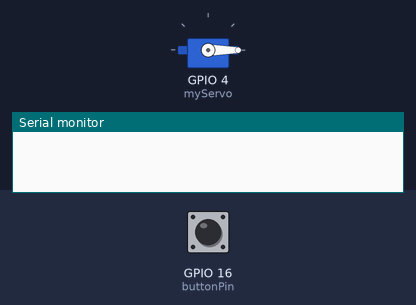
A sketch run on a simulated ESP32. On the bench: servo, the last lines printed to the serial monitor. The inputs (shaded band) are chosen by the test bench; at power-on: GPIO 16 (buttonPin) HIGH. Random numbers use the default seed unless the sketch sets one.

Above: at 2.8 s.
2.9 s: GPIO 16 (buttonPin) pulled LOW for 0.15 s
At 4.1 s:
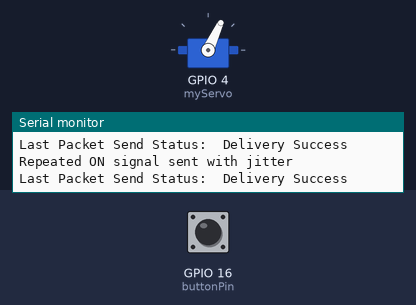
4.5 s: GPIO 16 (buttonPin) pulled LOW for 1 s
Timing chart, 0 to 7.5 s (numbered marks = the images above; inputs shaded):
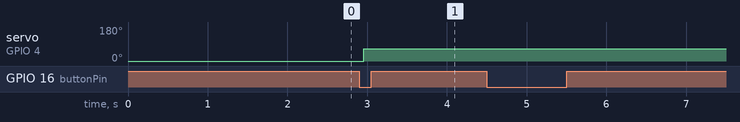

The sketch:

button.ino
```cpp
//This code is for the button systems part of the automated dust collection system
//These are referred to as system 2 and system 6.
//When a button is pressed, the servo turns on and the
//ON signal is sent to the reciever ESP32. When the button is pressed again,
//the ON signal is no longer sent to the reciever and
//the grace period begins. Once this grace period is over, the servo closes
//and an OFF signal is sent to the reciever ESP32.
//By Vika Vorona
//Final version created 06/19/2025
//vorona.1@osu.edu

#include <ESP32Servo.h>
#include <esp_now.h>
#include <WiFi.h>

// === Servo Setup ===
Servo myServo;

// === Receiver MAC Address ===
uint8_t broadcastAddress[] = {0x6C, 0xC8, 0x40, 0x35, 0x0B, 0x60}; //specific to the reciever ESP32

// === Data Structure ===
typedef struct struct_message {
  int id;  //id of the sender
  int x;  // 1 = ON, 0 = OFF
  int y;  // currently unused, for potential added functionality
} struct_message;

struct_message myData;
esp_now_peer_info_t peerInfo;

// === Button & State ===
const int buttonPin = 16;    //pin for input button
bool toolState = false;      //tracks current state of tool
int lastButtonState = HIGH;

// === Grace Period Config ===
unsigned long gracePeriodMillis = 60000;  //<-- Change this to adjust OFF delay
unsigned long offRequestTime = 0;         //time when off was requested
bool offPending = false;

// === Startup delay config ===
const unsigned long startupDelayMillis = 2000; //startup delay
unsigned long startTime;

// === Retry config ===
const int maxRetries = 3;   //max number of resend attemps
int sendRetryCount = 0;
bool sendPending = false;
uint8_t* lastSendData = nullptr;
size_t lastSendSize = 0;

// === Jitter Protection ===
bool lastStableToolState = false;  //used to avoid false toggles

// === Jittered Repeated ON Send Setup ===
unsigned long lastSendTime = 0;
unsigned long nextSendDelay = 0;
const unsigned long minJitterMillis = 300;  //minimum jitter delay (ms)
const unsigned long maxJitterMillis = 700;  //maximum jitter delay (ms)

//send callback to track success/failure
void OnDataSent(const uint8_t *mac_addr, esp_now_send_status_t status) {
  Serial.print("\r\nLast Packet Send Status:\t");
  if (status == ESP_NOW_SEND_SUCCESS) {   //check if send was successful
    Serial.println("Delivery Success");
    sendRetryCount = 0;
    sendPending = false;  //clear retry flag on success
  } else {
    Serial.println("Delivery Fail");
    if (sendRetryCount < maxRetries) {
      sendRetryCount++;
      Serial.printf("Retrying send #%d...\n", sendRetryCount);
      esp_now_send(broadcastAddress, lastSendData, lastSendSize);
    } else {
      Serial.println("Max retries reached, giving up.");
      sendRetryCount = 0;
      sendPending = false;
    }
  }
}

//wrapper to send with retry logic
void sendWithRetry(uint8_t* data, size_t size) {
  lastSendData = data;
  lastSendSize = size;
  sendRetryCount = 0;
  sendPending = true;
  esp_now_send(broadcastAddress, data, size);   //sending the data using espnow
}

void setup() {
  Serial.begin(115200);  //for debugging ofc

  // === Setup Servo ===
  myServo.attach(4, 500, 2500);  //servo connected to pin 4, but be PWM capable
  myServo.write(0);  //start closed

  // === Setup Button ===
  pinMode(buttonPin, INPUT_PULLUP);  //using internal pullup resistor

  // === Setup WiFi & ESP-NOW ===
  WiFi.mode(WIFI_STA); //wifi to station mode

  if (esp_now_init() != ESP_OK) {
    Serial.println("Error initializing ESP-NOW");
    return;
  }

  esp_now_register_send_cb(OnDataSent);  //send callback for when data is sent

  memcpy(peerInfo.peer_addr, broadcastAddress, 6); //copying mac address into peerInfo
  peerInfo.channel = 0;   //set communication channel
  peerInfo.encrypt = false;  //encryption disabled

  if (esp_now_add_peer(&peerInfo) != ESP_OK) {   //adding peer to espnow
    Serial.println("Failed to add peer");
    return;
  }

  myData.id = 6;   //device id for system (2 or 6)
  myData.y = 0;

  //record start time for startup delay
  startTime = millis();
}

void loop() {
  //wait for startup delay before allowing button to act
  if (millis() - startTime < startupDelayMillis) {
    delay(10);
    return;
  }

  int currentButtonState = digitalRead(buttonPin);

  //button just pressed
  if (lastButtonState == HIGH && currentButtonState == LOW) {
    delay(50);  //debounce
    if (digitalRead(buttonPin) == LOW) {
      toolState = !toolState;

      if (toolState) {
        // === Turn ON  ===
        myData.x = 1;  //set data to ON
        sendWithRetry((uint8_t *)&myData, sizeof(myData));
        myServo.write(65);  //open servo angle
        Serial.println("Tool state sent: ON");
        Serial.println("Servo: OPEN");
        offPending = false; //cancel any pending OFF

        //initialize jitter timers on turning ON
        lastSendTime = millis();
        nextSendDelay = random(minJitterMillis, maxJitterMillis);
      } else {
        // === Turn OFF after grace period ===
        offRequestTime = millis();
        offPending = true;
        Serial.println("Tool OFF requested, waiting grace period...");
      }
    }
  }

  // === Jittered repeated ON send while toolState is ON ===
  if (toolState) {
    if (millis() - lastSendTime >= nextSendDelay) {
      myData.x = 1;  //ON signal
      sendWithRetry((uint8_t *)&myData, sizeof(myData));
      Serial.println("Repeated ON signal sent with jitter");
      lastSendTime = millis();
      nextSendDelay = random(minJitterMillis, maxJitterMillis);
    }
  } else {
    //reset timers when tool is OFF
    lastSendTime = 0;
    nextSendDelay = 0;
  }

  //handle delayed OFF
  if (offPending && millis() - offRequestTime >= gracePeriodMillis) {
    //check if state stayed off during grace period (jitter protection)
    if (!toolState && !lastStableToolState) {
      myData.x = 0;
      sendWithRetry((uint8_t *)&myData, sizeof(myData)); //send off message
      myServo.write(0);  //servo closed angle
      Serial.println("Tool state sent: OFF");
      Serial.println("Servo: CLOSED");
      offPending = false;
    } else {
      Serial.println("OFF canceled due to reactivation during grace period");
      offPending = false;
    }
  }

  lastStableToolState = toolState;  //remember last stable state
  lastButtonState = currentButtonState;
  delay(10);
}
```

Measured:
- after the input at 2.9 s, servo on GPIO 4 (myServo): 0° → 65° after 0.06 s
